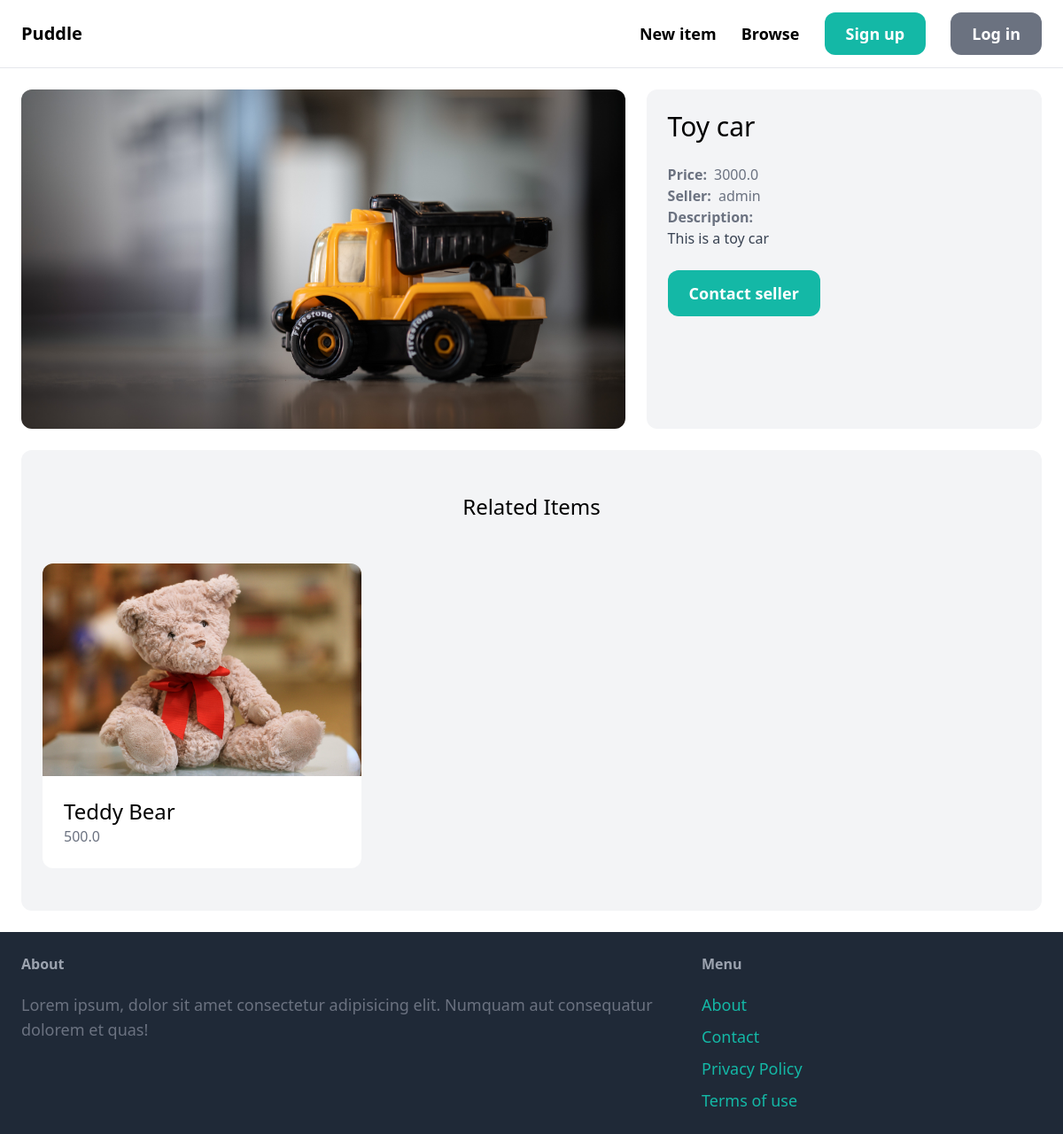
Screenshot of /items/3/ with the database file from the repository.
### item/models.py (models this page shows, shortened)
class Item(models.Model):
    name = models.CharField(max_length=255)
    description = models.TextField(blank=True, null=True)
    price = models.FloatField()
    image = models.ImageField(upload_to="item_images", blank=True, null=True)
    is_sold = models.BooleanField(default=False)
    created_at = models.DateTimeField(auto_now_add=True)
    created_by = models.ForeignKey(User, related_name="items", on_delete=models.CASCADE)
    category = models.ForeignKey(
        Category, related_name="items", on_delete=models.CASCADE
    )

### item/views.py (the view)
# urls.py: path("<int:pk>/", views.detail, name="detail"),
def detail(request, pk):
    item = get_object_or_404(Item, pk=pk)
    related_items = Item.objects.filter(category=item.category, is_sold=False).exclude(
        pk=pk
    )[0:3]
    return render(
        request,
        "item/detail.html",
        {
            "item": item,
            "related_items": related_items,
        },
    )

### item/templates/item/detail.html (shortened to what this page needs)
{% extends "core/base.html" %}
{% block content %}
  <div class="grid grid-cols-5 gap-6">
    <div class="col-span-3 ">
      <img src="{{ item.image.url }}" alt="{{ item.name }}" class="rounded-xl">
    </div>
    <div class="col-span-2 p-6 bg-gray-100 rounded-xl">
      <h1 class="mb-6 text-3xl">{{ item.name }}</h1>
      <p class="text-gray-500">
        <strong class="pr-2">Price:</strong>{{ item.price }}
      </p>
      <p class="text-gray-500">
        <strong class="pr-2">Seller:</strong>{{ item.created_by.username }}
      </p>
      {% if item.description %}
        <p class="text-gray-700">
          <strong class="text-gray-500">Description:</strong>
          <br>
          {{ item.description }}
        </p>
      {% endif %}
      {% if request.user == item.created_by %}
        <div class="mt-6 p-6 bg-white rounded-xl">
          <p>This is your item!</p>
          <a href="{% url 'item:edit' item.id %}"
             class="inline-block mt-6 px-6 py-3 text-lg font-semibold bg-teal-500 text-white rounded-xl">Edit</a>
          <a href="{% url 'item:delete' item.id %}"
             class="inline-block mt-6 px-6 py-3 text-lg font-semibold bg-red-500 text-white rounded-xl">Delete</a>
        </div>
      {% else %}
        <a href="{% url 'conversation:new' item.id %}"
           class="inline-block mt-6 px-6 py-3 text-lg font-semibold bg-teal-500 text-white rounded-xl hover:bg-teal-700">
          Contact seller
        </a>
      {% endif %}
    </div>
  </div>
  {% if related_items|length > 0 %}
    <div class="mt-6 px-6 py-12 bg-gray-100 rounded-xl">
      <h2 class="mb-12 text-2xl text-center">Related Items</h2>
      <div class="grid grid-cols-3 gap-3">
        {% for item in related_items %}
          <div>
            <a href="{% url 'item:detail' item.id %}">
              <div>
                <img src="{{ item.image.url }}" alt="{{ item.name }}" class="rounded-t-xl">
              </div>
              <div class="p-6 bg-white rounded-b-xl">
                <h2 class="text-2xl">{{ item.name }}</h2>
                <p class="text-gray-500">{{ item.price }}</p>
              </div>
            </a>
          </div>
        {% endfor %}
      </div>
    </div>
  {% endif %}
{% endblock content %}

### rows the page displays
Item: image (picture), name "Toy car", price "3000.0", created_by.username "admin", description "This is a toy car"
Item: image (picture), name "Teddy Bear", price "500.0"
